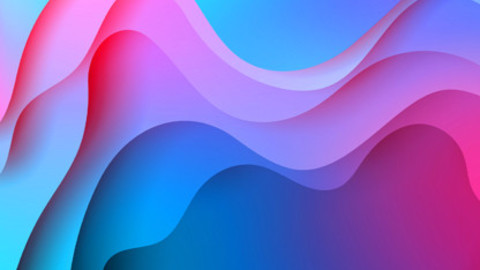
#> input picture LTMM/encryptImg/testImg1.jpg, 480 x 270 px, found by its file name
$ python encryptImg.py
#> lines starting #> are read from the running program, lines starting #| are printed output that depends on the picture
### LTMM/encryptImg/aes.py
import binascii
import re
import numpy as np

class AES(object):
    """ Started on 3/16/2017
    The Advanced Encryption Standard (AES), also known by its original
    name Rijndael, is a specification for the encryption of electronic
    data established by the U.S. National Institute of Standards and
    Technology (NIST) in 2001. AES is a subset of the Rijndael cipher
    developed by two Belgian cryptographers, Joan Daemen and Vincent
    Rijmen, who submitted a proposal to NIST during the AES selection
    process. Rijndael is a family of ciphers with different key
    and block sizes.

    # Instructions for my AES implication
    aes = AES(mode='ecb', input_type='hex')

    # Test vector 128-bit key
    key = '000102030405060708090a0b0c0d0e0f'

    # Encrypt data with your key
    cyphertext = aes.encryption('00112233445566778899aabbccddeeff', key)

    # Decrypt data with the same key
    plaintext = aes.decryption(cyphertext, key)
    """
    def __init__(self, mode, input_type, iv=None):
        self.mode = mode
        self.input = input_type
        self.iv = iv
        self.Nb = 0
        self.Nk = 0
        self.Nr = 0

        # Rijndael S-box
        self.sbox = [
            0x63, 0x7c, 0x77, 0x7b, 0xf2, 0x6b, 0x6f, 0xc5, 0x30, 0x01, 0x67,
            0x2b, 0xfe, 0xd7, 0xab, 0x76, 0xca, 0x82, 0xc9, 0x7d, 0xfa, 0x59,
            0x47, 0xf0, 0xad, 0xd4, 0xa2, 0xaf, 0x9c, 0xa4, 0x72, 0xc0, 0xb7,
            0xfd, 0x93, 0x26, 0x36, 0x3f, 0xf7, 0xcc, 0x34, 0xa5, 0xe5, 0xf1,
            0x71, 0xd8, 0x31, 0x15, 0x04, 0xc7, 0x23, 0xc3, 0x18, 0x96, 0x05,
            0x9a, 0x07, 0x12, 0x80, 0xe2, 0xeb, 0x27, 0xb2, 0x75, 0x09, 0x83,
            0x2c, 0x1a, 0x1b, 0x6e, 0x5a, 0xa0, 0x52, 0x3b, 0xd6, 0xb3, 0x29,
            0xe3, 0x2f, 0x84, 0x53, 0xd1, 0x00, 0xed, 0x20, 0xfc, 0xb1, 0x5b,
            0x6a, 0xcb, 0xbe, 0x39, 0x4a, 0x4c, 0x58, 0xcf, 0xd0, 0xef, 0xaa,
            0xfb, 0x43, 0x4d, 0x33, 0x85, 0x45, 0xf9, 0x02, 0x7f, 0x50, 0x3c,
            0x9f, 0xa8, 0x51, 0xa3, 0x40, 0x8f, 0x92, 0x9d, 0x38, 0xf5, 0xbc,
            0xb6, 0xda, 0x21, 0x10, 0xff, 0xf3, 0xd2, 0xcd, 0x0c, 0x13, 0xec,
            0x5f, 0x97, 0x44, 0x17, 0xc4, 0xa7, 0x7e, 0x3d, 0x64, 0x5d, 0x19,
            0x73, 0x60, 0x81, 0x4f, 0xdc, 0x22, 0x2a, 0x90, 0x88, 0x46, 0xee,
            0xb8, 0x14, 0xde, 0x5e, 0x0b, 0xdb, 0xe0, 0x32, 0x3a, 0x0a, 0x49,
            0x06, 0x24, 0x5c, 0xc2, 0xd3, 0xac, 0x62, 0x91, 0x95, 0xe4, 0x79,
            0xe7, 0xc8, 0x37, 0x6d, 0x8d, 0xd5, 0x4e, 0xa9, 0x6c, 0x56, 0xf4,
            0xea, 0x65, 0x7a, 0xae, 0x08, 0xba, 0x78, 0x25, 0x2e, 0x1c, 0xa6,
            0xb4, 0xc6, 0xe8, 0xdd, 0x74, 0x1f, 0x4b, 0xbd, 0x8b, 0x8a, 0x70,
            0x3e, 0xb5, 0x66, 0x48, 0x03, 0xf6, 0x0e, 0x61, 0x35, 0x57, 0xb9,
            0x86, 0xc1, 0x1d, 0x9e, 0xe1, 0xf8, 0x98, 0x11, 0x69, 0xd9, 0x8e,
            0x94, 0x9b, 0x1e, 0x87, 0xe9, 0xce, 0x55, 0x28, 0xdf, 0x8c, 0xa1,
            0x89, 0x0d, 0xbf, 0xe6, 0x42, 0x68, 0x41, 0x99, 0x2d, 0x0f, 0xb0,
            0x54, 0xbb, 0x16]

        # Rijndael Inverted S-box
        self.rsbox = [
            0x52, 0x09, 0x6a, 0xd5, 0x30, 0x36, 0xa5, 0x38, 0xbf, 0x40, 0xa3,
            0x9e, 0x81, 0xf3, 0xd7, 0xfb, 0x7c, 0xe3, 0x39, 0x82, 0x9b, 0x2f,
            0xff, 0x87, 0x34, 0x8e, 0x43, 0x44, 0xc4, 0xde, 0xe9, 0xcb, 0x54,
            0x7b, 0x94, 0x32, 0xa6, 0xc2, 0x23, 0x3d, 0xee, 0x4c, 0x95, 0x0b,
            0x42, 0xfa, 0xc3, 0x4e, 0x08, 0x2e, 0xa1, 0x66, 0x28, 0xd9, 0x24,
            0xb2, 0x76, 0x5b, 0xa2, 0x49, 0x6d, 0x8b, 0xd1, 0x25, 0x72, 0xf8,
            0xf6, 0x64, 0x86, 0x68, 0x98, 0x16, 0xd4, 0xa4, 0x5c, 0xcc, 0x5d,
            0x65, 0xb6, 0x92, 0x6c, 0x70, 0x48, 0x50, 0xfd, 0xed, 0xb9, 0xda,
            0x5e, 0x15, 0x46, 0x57, 0xa7, 0x8d, 0x9d, 0x84, 0x90, 0xd8, 0xab,
            0x00, 0x8c, 0xbc, 0xd3, 0x0a, 0xf7, 0xe4, 0x58, 0x05, 0xb8, 0xb3,
            0x45, 0x06, 0xd0, 0x2c, 0x1e, 0x8f, 0xca, 0x3f, 0x0f, 0x02, 0xc1,
            0xaf, 0xbd, 0x03, 0x01, 0x13, 0x8a, 0x6b, 0x3a, 0x91, 0x11, 0x41,
            0x4f, 0x67, 0xdc, 0xea, 0x97, 0xf2, 0xcf, 0xce, 0xf0, 0xb4, 0xe6,
            0x73, 0x96, 0xac, 0x74, 0x22, 0xe7, 0xad, 0x35, 0x85, 0xe2, 0xf9,
            0x37, 0xe8, 0x1c, 0x75, 0xdf, 0x6e, 0x47, 0xf1, 0x1a, 0x71, 0x1d,
            0x29, 0xc5, 0x89, 0x6f, 0xb7, 0x62, 0x0e, 0xaa, 0x18, 0xbe, 0x1b,
            0xfc, 0x56, 0x3e, 0x4b, 0xc6, 0xd2, 0x79, 0x20, 0x9a, 0xdb, 0xc0,
            0xfe, 0x78, 0xcd, 0x5a, 0xf4, 0x1f, 0xdd, 0xa8, 0x33, 0x88, 0x07,
            0xc7, 0x31, 0xb1, 0x12, 0x10, 0x59, 0x27, 0x80, 0xec, 0x5f, 0x60,
            0x51, 0x7f, 0xa9, 0x19, 0xb5, 0x4a, 0x0d, 0x2d, 0xe5, 0x7a, 0x9f,
            0x93, 0xc9, 0x9c, 0xef, 0xa0, 0xe0, 0x3b, 0x4d, 0xae, 0x2a, 0xf5,
            0xb0, 0xc8, 0xeb, 0xbb, 0x3c, 0x83, 0x53, 0x99, 0x61, 0x17, 0x2b,
            0x04, 0x7e, 0xba, 0x77, 0xd6, 0x26, 0xe1, 0x69, 0x14, 0x63, 0x55,
            0x21, 0x0c, 0x7d]

        self.rcon = [0x00, 0x01, 0x02, 0x04, 0x08, 0x10, 0x20, 0x40, 0x80, 0x1B, 0x36]

    # [39 lines left out: functions pad, unpad, unblock, not called in this run]

    @staticmethod
    def RotWord(word):
        """ Takes a word [a0, a1, a2, a3] as input and perform a
        cyclic permutation that returns the word [a1, a2, a3, a0].

        :param str word: Row within State Matrix
        :return: Circular byte left shift """
        return int(word[2:] + word[0:2], 16)

    @staticmethod
    def StateMatrix(state):
        """ Formats a State Matrix str to a properly formatted list.

        :param str state: String State Matrix
        :return: Formatted State Matrix """
        new_state = []
        split = re.findall('.' * 2, state)
        for x in range(4):
            new_state.append(split[0:4][x]); new_state.append(split[4:8][x])
            new_state.append(split[8:12][x]); new_state.append(split[12:16][x])
        return new_state

    @staticmethod
    def RevertStateMatrix(state):
        """ Reverts State Matrix format as str

        :param list state: Final State Matrix
        :return: Reverted State Matrix """
        columns = [state[x:x + 4] for x in range(0, 16, 4)]
        return ''.join(''.join([columns[0][x], columns[1][x], columns[2][x], columns[3][x]]) for x in range(4))

    @staticmethod
    def galois(a, b):
        """ Galois multiplication of 8 bit characters a and b

        :param a: State Matrix col or row
        :param b: Fixed number
        :return: Galois field GF(2^8) """
        p = 0
        for counter in range(8):
            if b & 1: p ^= a
            hi_bit_set = a & 0x80
            a <<= 1
            # keep a 8 bit
            a &= 0xFF
            if hi_bit_set:
                a ^= 0x1b
            b >>= 1
        return p

    @staticmethod
    def AddRoundKey(state, key):
        """ Round Key is added to the State using an XOR operation.

        :param list state: State Matrix
        :param list key: Round Key
        :return: Hex values of XOR operation """
        return ['%02x' % (int(state[x], 16) ^ int(key[x], 16)) for x in range(16)]

    def ShiftRows(self, state, isInv):
        """ Changes the State by cyclically shifting the last
        three rows of the State by different offsets.

        :param list state: State Matrix
        :param isInv: Encrypt or Decrypt
        :return: Shifted state by offsets [0, 1, 2, 3] """
        offset = 0
        if isInv: state = re.findall('.' * 2, self.RevertStateMatrix(state))
        for x in range(0, 16, 4):
            state[x:x + 4] = state[x:x + 4][offset:] + state[x:x + 4][:offset]
            if not isInv:
                offset += 1
            elif isInv:
                offset -= 1
        if isInv: return self.StateMatrix(''.join(state))
        return state

    def SubWord(self, byte):
        """ Key Expansion routine that takes a four-byte
        input word and applies an S-box substitution.

        :param int byte: Output from the circular byte left shift
        :return: Substituted bytes through sbox """
        return ((self.sbox[(byte >> 24 & 0xff)] << 24) + (self.sbox[(byte >> 16 & 0xff)] << 16) +
                (self.sbox[(byte >> 8 & 0xff)] << 8) + self.sbox[byte & 0xff])

    def SubBytes(self, state, isInv):
        """  Transforms the State Matrix using a nonlinear byte S-box
        that operates on each of the State bytes independently.

        :param state: State matrix input
        :param isInv: Encrypt or decrypt mode
        :returns: Byte substitution from the state matrix """
        if not isInv: return ['%02x' % self.sbox[int(state[x], 16)] for x in range(16)]
        elif isInv: return ['%02x' % self.rsbox[int(state[x], 16)] for x in range(16)]

    # noinspection PyAssignmentToLoopOrWithParameter
    def MixColumns(self, state, isInv):
        """ Operates on the State column-by-column, treating each column as
        a four-term polynomial. The columns are considered as polynomials
        over GF(2^8) and multiplied modulo x^4 + 1 with a fixed polynomial a(x).

        :param state: State Matrix input
        :param isInv: Encrypt or decrypt mode
        :return:
        """
        if isInv: fixed = [14, 9, 13, 11]; state = self.StateMatrix(''.join(state))
        else: fixed = [2, 1, 1, 3]
        columns = [state[x:x + 4] for x in range(0, 16, 4)]
        row = [0, 3, 2, 1]
        col = 0
        output = []
        for _ in range(4):
            for _ in range(4):
                # noinspection PyTypeChecker
                output.append('%02x' % (
                    self.galois(int(columns[row[0]][col], 16), fixed[0]) ^
                    self.galois(int(columns[row[1]][col], 16), fixed[1]) ^
                    self.galois(int(columns[row[2]][col], 16), fixed[2]) ^
                    self.galois(int(columns[row[3]][col], 16), fixed[3])))
                row = [row[-1]] + row[:-1]
            col += 1
        return output

    def Cipher(self, expandedKey, data):
        """ At the start of the Cipher, the input is copied to the
        State Matrix. After an initial Round Key addition, the
        State Matrix is transformed by implementing a round function
        10, 12, or 14 times (depending on the key length), with the final
        round differing slightly from the first Nr -1 rounds. The final
        State Matrix is then copied as the output.

        :param list expandedKey: The expanded key schedule
        :param str data: Hex string to encrypt
        :return: Encrypted data as a Hex string """
        state = self.AddRoundKey(self.StateMatrix(data), expandedKey[0])
        for r in range(self.Nr - 1):
            state = self.SubBytes(state, False)
            state = self.ShiftRows(state, False)
            state = self.StateMatrix(''.join(self.MixColumns(state, False)))
            state = self.AddRoundKey(state, expandedKey[r + 1])

        state = self.SubBytes(state, False)
        state = self.ShiftRows(state, False)
        state = self.AddRoundKey(state, expandedKey[self.Nr])
        return self.RevertStateMatrix(state)

    # [13 lines left out: function InvCipher, not called in this run]

    def ExpandKey(self, key):
        """ Takes the Cipher Key and performs a Key Expansion routine to
        generate a key schedule thus generating a total of Nb (Nr + 1) words.

        :param str key: 128, 192, 256 bit Cipher Key
        :return: Expanded Cipher Keys """
        w = ['%08x' % int(x, 16) for x in re.findall('.' * 8, key)]

        i = self.Nk
        while i < self.Nb * (self.Nr + 1):
            temp = w[i - 1]
            if i % self.Nk == 0:
                temp = '%08x' % (self.SubWord(self.RotWord(temp)) ^ (self.rcon[i // self.Nk] << 24))
            elif self.Nk > 6 and i % self.Nk == 4:
                temp = '%08x' % self.SubWord(int(temp, 16))
            w.append('%08x' % (int(w[i - self.Nk], 16) ^ int(temp, 16)))
            i += 1

        return [self.StateMatrix(''.join(w[x:x + 4])) for x in range(0, len(w), self.Nk)]

    def key_handler(self, key, isInv):
        """ Gets the key length and sets Nb, Nk, Nr accordingly.

        :param str key: 128, 192, 256 bit Cipher Key
        :param isInv: Encrypt or decrypt mode
        :return: Expanded Cipher Keys """
        # 128-bit key
        if len(key) == 32:
            self.Nb = 4; self.Nk = 4; self.Nr = 10
        # 192-bit key
        elif len(key) == 48:
            self.Nb = 4; self.Nk = 6; self.Nr = 12
        # 256-bit key
        elif len(key) == 64:
            self.Nb = 4; self.Nk = 8; self.Nr = 14
        # Raise error on invalid key size
        else: raise AssertionError("%s Is an invalid Key!\nUse a 128-bit, 192-bit or 256-bit key!" % key)
        # Return the expanded key
        if not isInv: return self.ExpandKey(key)
        # Return the inverse expanded key
        if isInv: return [re.findall('.' * 2, self.RevertStateMatrix(x)) for x in self.ExpandKey(key)]

    def aes_main(self, data, key, isInv):
        """ Handle encryption and decryption modes

        :param data: Data to be handled (type defined by input type)
        :param key: Cipher Key to be expanded
        :param isInv: Encrypt or decrypt mode
        :return: Data as hex string or binary data (defined by output type) """
        # Get the expanded key set
        expanded_key = self.key_handler(key, isInv)
        # Encrypt using ECB mode
        if self.mode == 'ecb': return self.ecb(data, expanded_key, isInv)
        # Encrypt using CBC mode
        elif self.mode == 'cbc': return self.cbc(data, expanded_key, isInv)
        # Raise error on invalid mode
        else: raise AttributeError("\n\n\tSupported AES Modes of Operation are ['ecb', 'cbc']")

    def encryption(self, data, key):
        """ Main AES Encryption function

        :param data: Input for encryption
        :param key: Encryption key
        :return: Encrypted data """
        return self.aes_main(data, key, False)

    # [53 lines left out: functions decryption, xor, cbc, not called in this run]

    def ecb(self, data, expanded_key, isInv):
        """ ECB mode:
        The simplest of the encryption modes is the Electronic
        Codebook (ECB) mode. The message is divided into blocks,
        and each block is encrypted separately.

        :param isInv:
        :param data: Data to be encrypted (type defined by input type)
        :param expanded_key: The AES expanded key set
        :return: Data as string or binary data (defined by output type)"""
        # Encrypt hex string data
        if self.input == 'hex':
            if not isInv: return self.Cipher(expanded_key, data)
            elif isInv: return self.InvCipher(expanded_key, data)
        # Encrypt an text string
        elif self.input == 'text':
            if not isInv: return self.Cipher(expanded_key, ''.join('%02x' % x for x in self.pad(data.encode())))
            elif isInv: return str(self.unpad(binascii.unhexlify(self.InvCipher(expanded_key, data).encode())))[2:-1]
        # Encrypt a stream of binary data
        elif self.input == 'data':
            if not isInv: return b''.join(binascii.unhexlify(self.Cipher(
                expanded_key, str(binascii.hexlify(x))[2:-1]).encode()) for x in self.unblock(data))
            if isInv: return b''.join(binascii.unhexlify(self.InvCipher(
                expanded_key, str(binascii.hexlify(x))[2:-1]).encode()) for x in self.unblock(data))
        # Raise error on invalid input
        else: raise AttributeError("\n\n\tSupported Input types are ['hex', 'text', 'data']")

def matrix2HexString(matrix):
    string = ''
    for i in range(matrix.shape[0]):
        for j in range(matrix.shape[1]):
            temp = str(hex(matrix[i][j])[2:])
            if len(temp) == 1:
                string = string + '0' + temp
            else:
                string = string + temp
    return string

def hexString2Matrix(text, tag):
    encpImg = np.zeros((4,4), np.uint8)
    for i in range(4):
        for j in range(4):
            index = i*8 + j*2
            if tag == 0:
                encpImg[i][j] = np.uint8(int(text[0][index:index+2], 16))
            if tag == 1:
                encpImg[i][j] = np.uint8(int(text[index:index+2], 16))
            #print(text[0][index:index+2])#, encpImg[i][j])
    return encpImg

### LTMM/encryptImg/encryptImg.py
from aes import AES, matrix2HexString, hexString2Matrix
import cv2
import numpy as np

aes = AES(mode='ecb', input_type='hex', iv='000102030405060708090A0B0C0D0E0F')

key = '000102030405060708090a0b0c0d0e0f'
origImg = cv2.imread('./encryptImg/testImg1.jpg', 0)
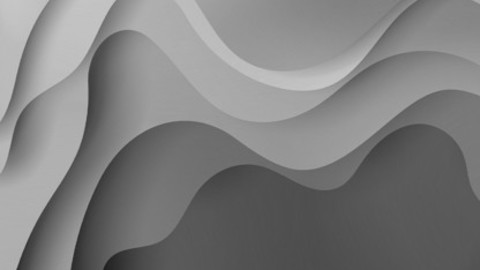
#> origImg: shape (270, 480); min 30, max 200, mean 126.3
height, width = origImg.shape[0], origImg.shape[1]
#> height = 270; width = 480
encpImg = np.zeros((height,width), np.uint8)
decpImg = np.zeros((height,width), np.uint8)
for i in range(0, height, 4):
    if(i+4)>height:
        continue
    for j in range(0, width, 4):
        if(j+4)>width:
            continue
        data = matrix2HexString(origImg[i:i+4,j:j+4])
#> (the run stopped early here; a loop or call above may not have finished)
